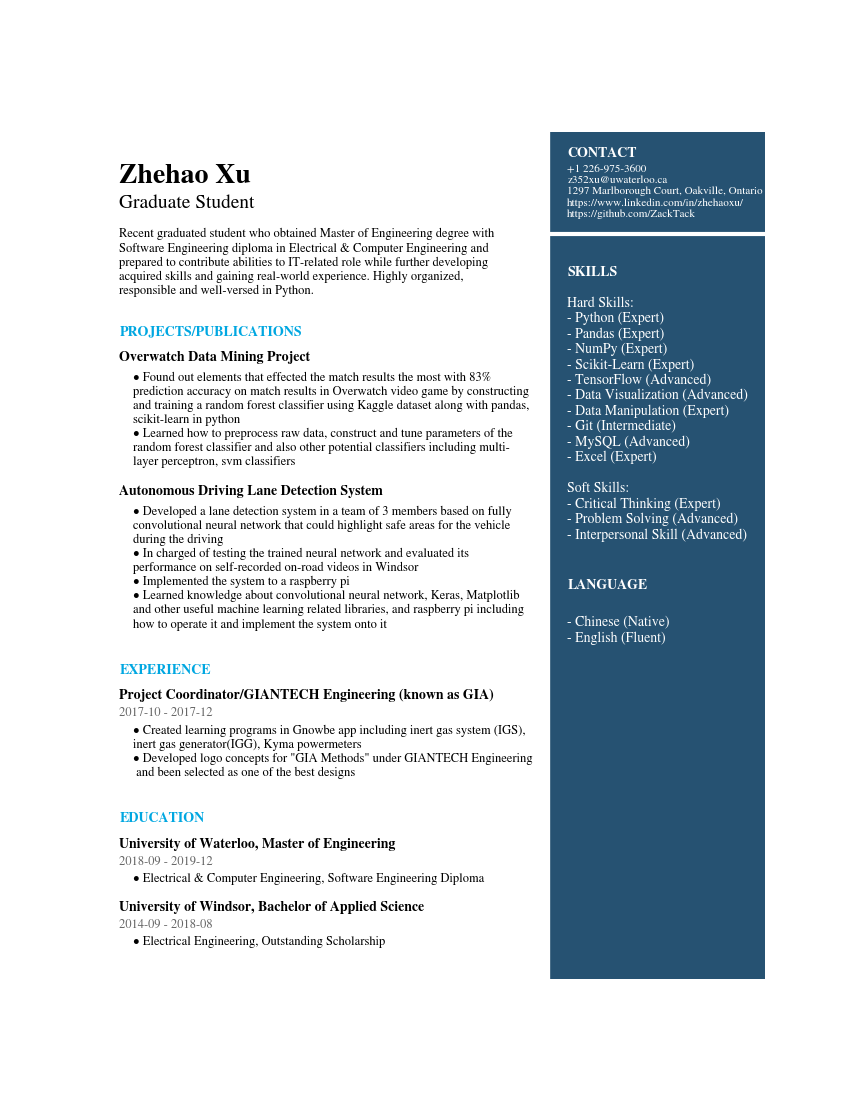

The script that drew this image:
# Text
Name = "Zhehao Xu"
Title = "Graduate Student"
ContactHeader = "CONTACT"
Contact = """
+1 226-975-3600
z352xu@uwaterloo.ca
1297 Marlborough Court, Oakville, Ontario
https://www.linkedin.com/in/zhehaoxu/
https://github.com/ZackTack"""
SelfIntro = """
Recent graduated student who obtained Master of Engineering degree with 
Software Engineering diploma in Electrical & Computer Engineering and 
prepared to contribute abilities to IT-related role while further developing 
acquired skills and gaining real-world experience. Highly organized, 
responsible and well-versed in Python."""
ProjectsHeader = "PROJECTS/PUBLICATIONS"
ProjectOneTitle = "Overwatch Data Mining Project"
ProjectOneDesc = """
\u2022 Found out elements that effected the match results the most with 83% 
prediction accuracy on match results in Overwatch video game by constructing 
and training a random forest classifier using Kaggle dataset along with pandas, 
scikit-learn in python
\u2022 Learned how to preprocess raw data, construct and tune parameters of the 
random forest classifier and also other potential classifiers including multi-
layer perceptron, svm classifiers"""
ProjectTwoTitle = "Autonomous Driving Lane Detection System"
ProjectTwoDesc = """
\u2022 Developed a lane detection system in a team of 3 members based on fully 
convolutional neural network that could highlight safe areas for the vehicle 
during the driving
\u2022 In charged of testing the trained neural network and evaluated its 
performance on self-recorded on-road videos in Windsor
\u2022 Implemented the system to a raspberry pi
\u2022 Learned knowledge about convolutional neural network, Keras, Matplotlib 
and other useful machine learning related libraries, and raspberry pi including
how to operate it and implement the system onto it"""
WorkHeader = "EXPERIENCE"
WorkOneTitle = "Project Coordinator/GIANTECH Engineering (known as GIA)"
WorkOneTime = "2017-10 - 2017-12"
WorkOneDesc = """
\u2022 Created learning programs in Gnowbe app including inert gas system (IGS),
inert gas generator(IGG), Kyma powermeters
\u2022 Developed logo concepts for "GIA Methods" under GIANTECH Engineering
 and been selected as one of the best designs"""
EduHeader = "EDUCATION"
EduOneTitle = "University of Waterloo, Master of Engineering"
EduOneTime = "2018-09 - 2019-12"
EduOneDesc = "\u2022 Electrical & Computer Engineering, Software Engineering Diploma"
EduTwoTitle = "University of Windsor, Bachelor of Applied Science"
EduTwoTime = "2014-09 - 2018-08"
EduTwoDesc = "\u2022 Electrical Engineering, Outstanding Scholarship"
SkillsHeader = "SKILLS"
SkillsDesc = """
Hard Skills:
- Python (Expert)
- Pandas (Expert)
- NumPy (Expert)
- Scikit-Learn (Expert)
- TensorFlow (Advanced)
- Data Visualization (Advanced)
- Data Manipulation (Expert)
- Git (Intermediate)
- MySQL (Advanced)
- Excel (Expert)

Soft Skills:
- Critical Thinking (Expert)
- Problem Solving (Advanced)
- Interpersonal Skill (Advanced)"""
LanguageHeader = "LANGUAGE"
LanguageDesc = """
- Chinese (Native)
- English (Fluent)
"""
# Setting style for bar graphs
import matplotlib.pyplot as plt

# set font
plt.rcParams['font.family'] = 'sans-serif'
plt.rcParams['font.sans-serif'] = 'STIXGeneral'
fig, ax = plt.subplots(figsize=(8.5, 11))

# Decorative Lines
ax.axvline(x=.5, ymin=0, ymax=1, color='#007ACC', alpha=0.0, linewidth=50)
plt.axvline(x=.99, color='#003459', alpha=0.85, linewidth=300)
plt.axhline(y=.88, xmin=0, xmax=1, color='#ffffff', linewidth=3)

# set background color
ax.set_facecolor('white')

# set header color
header_color = '#00A7E1'

# remove axes
plt.axis('off')

# add text
plt.annotate(Name, (.02, .94), weight='bold', fontsize=20)
plt.annotate(Title, (.02, .91), weight='regular', fontsize=14)
plt.annotate(SelfIntro, (.02, .809), weight='regular', fontsize=9)
plt.annotate(ContactHeader, (.7, .97), weight='bold', fontsize=10, color='#ffffff')
plt.annotate(Contact, (.7, .9), weight='regular', fontsize=8, color='#ffffff')

project_section_pt = .76
plt.annotate(ProjectsHeader, (.02, project_section_pt), weight='bold', fontsize=10, color=header_color)
plt.annotate(ProjectOneTitle, (.02, project_section_pt - .03), weight='bold', fontsize=10)
plt.annotate(ProjectOneDesc, (.04, project_section_pt - .153), weight='regular', fontsize=9)
plt.annotate(ProjectTwoTitle, (.02, project_section_pt - .189), weight='bold', fontsize=10)
plt.annotate(ProjectTwoDesc, (.04, project_section_pt - .345), weight='regular', fontsize=9)

work_section_pt = .36
plt.annotate(WorkHeader, (.02, work_section_pt), weight='bold', fontsize=10, color=header_color)
plt.annotate(WorkOneTitle, (.02, work_section_pt - .03), weight='bold', fontsize=10)
plt.annotate(WorkOneTime, (.02, work_section_pt - .05), weight='regular', fontsize=9, alpha=.6)
plt.annotate(WorkOneDesc, (.04, work_section_pt - .12), weight='regular', fontsize=9)

education_section_pt = .185
plt.annotate(EduHeader, (.02, education_section_pt), weight='bold', fontsize=10, color=header_color)
plt.annotate(EduOneTitle, (.02, education_section_pt - .03), weight='bold', fontsize=10)
plt.annotate(EduOneTime, (.02, education_section_pt - .05), weight='regular', fontsize=9, alpha=.6)
plt.annotate(EduOneDesc, (.04, education_section_pt - .07), weight='regular', fontsize=9)
plt.annotate(EduTwoTitle, (.02, education_section_pt - .105), weight='bold', fontsize=10)
plt.annotate(EduTwoTime, (.02, education_section_pt - .125), weight='regular', fontsize=9, alpha=.6)
plt.annotate(EduTwoDesc, (.04, education_section_pt - .145), weight='regular', fontsize=9)

plt.annotate(SkillsHeader, (.7, .83), weight='bold', fontsize=10, color='#ffffff')
plt.annotate(SkillsDesc, (.7, .52), weight='regular', fontsize=10, color='#ffffff')

plt.annotate(LanguageHeader, (.7, .46),weight='bold', fontsize=10, color='#ffffff')
plt.annotate(LanguageDesc, (.7, .38),weight='regular',fontsize=10, color='#ffffff')

plt.savefig('Resume(ZhehaoXu).pdf', dpi=300, bbox_inches='tight')
plt.show()
